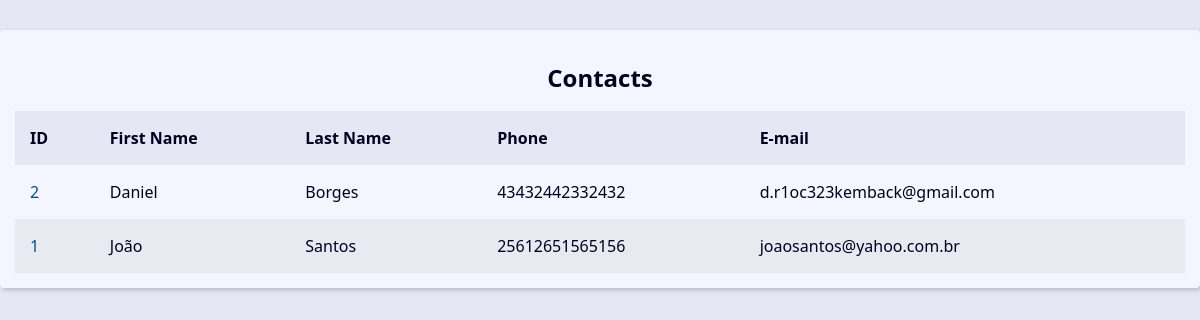
The app's page /, older data.
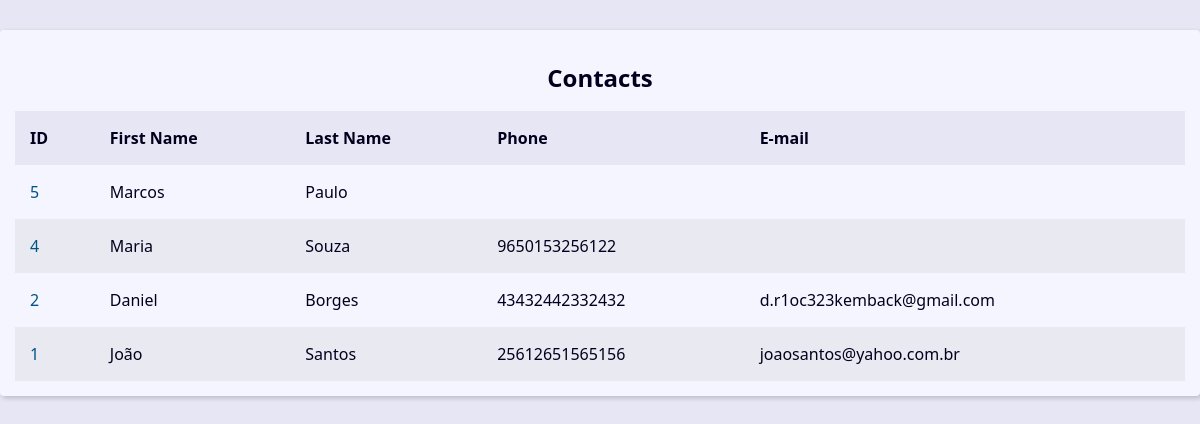
The same page, newer data.
### contact/models.py (models this page shows, shortened)
class Contact(models.Model):
    first_name = models.CharField(max_length=30)
    last_name = models.CharField(max_length=30, blank=True)
    phone = models.CharField(max_length=20)
    email = models.EmailField(max_length=50, blank=True)
    created_date = models.DateTimeField(default=timezone.now)
    description = models.TextField(blank=True)
    show = models.BooleanField(default=True)
    picture = models.ImageField(blank=True, upload_to='pictures/%Y/%m')
    category = models.ForeignKey(Category, on_delete=models.SET_NULL, blank=True, null=True)
    owner = models.ForeignKey(User, on_delete=models.SET_NULL, blank=True, null=True)

### contact/views.py (the view)
# urls.py: path('', views.index, name='index'),
def index(request):
    contacts = Contact.objects.filter(show=True).order_by('-id')[:10]
    context = {'contacts': contacts}
    return render(request, 'index.html', context)

### contact/templates/index.html
{% extends 'static/base/base.html' %}
{% block content %}
<div class="responsive-table">
    <table class="contacts-table">
        <caption class="table-caption">
            Contacts
        </caption>
        <thead>
            <tr class="table-row table-row-header">
                <th class="table-header">ID</th>
                <th class="table-header">First Name</th>
                <th class="table-header">Last Name</th>
                <th class="table-header">Phone</th>
                <th class="table-header">E-mail</th>
            </tr>
        </thead>
        <tbody>
            {% for contact in contacts %}
                <tr class="table-row">
                    <td class="table-cel">
                        <a class="table-link" href="{% url 'contact' contact.pk %}">
                            {{ contact.id }}
                        </a>
                    </td>
                    <td class="table-cel">{{ contact.first_name }}</td>
                    <td class="table-cel">{{ contact.last_name }}</td>
                    <td class="table-cel">{{ contact.phone }}</td>
                    <td class="table-cel">{{ contact.email }}</td>
                </tr>
            {% endfor %}
        </tbody>
    </table>
</div>
{% endblock content %}

Row changes from the older to the newer data that the page shows:
added Contact: id "5", first_name "Marcos", last_name "Paulo"
added Contact: id "4", first_name "Maria", last_name "Souza", phone "9650153256122"
